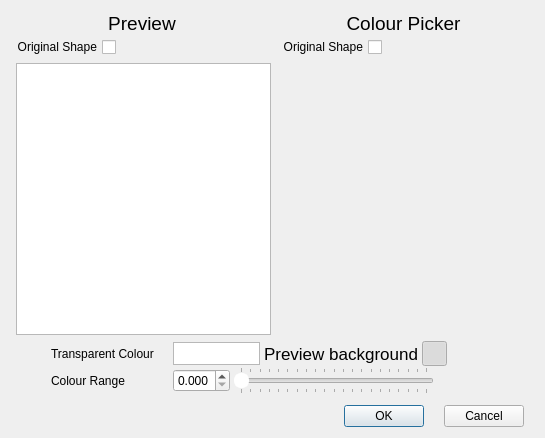
<?xml version="1.0" encoding="UTF-8"?>
<ui version="4.0">
 <class>BitmapTransparency_Dialog</class>
 <widget class="QDialog" name="BitmapTransparency_Dialog">
  <property name="geometry">
   <rect>
    <x>0</x>
    <y>0</y>
    <width>545</width>
    <height>438</height>
   </rect>
  </property>
  <property name="sizePolicy">
   <sizepolicy hsizetype="Expanding" vsizetype="Expanding">
    <horstretch>0</horstretch>
    <verstretch>0</verstretch>
   </sizepolicy>
  </property>
  <property name="minimumSize">
   <size>
    <width>545</width>
    <height>438</height>
   </size>
  </property>
  <property name="maximumSize">
   <size>
    <width>20000</width>
    <height>20000</height>
   </size>
  </property>
  <property name="baseSize">
   <size>
    <width>545</width>
    <height>438</height>
   </size>
  </property>
  <property name="windowTitle">
   <string>Dialog</string>
  </property>
  <layout class="QVBoxLayout" name="verticalLayout">
   <property name="spacing">
    <number>1</number>
   </property>
   <item>
    <layout class="QHBoxLayout" name="horizontalLayout_5" stretch="1,1">
     <property name="spacing">
      <number>0</number>
     </property>
     <property name="leftMargin">
      <number>0</number>
     </property>
     <property name="topMargin">
      <number>1</number>
     </property>
     <property name="rightMargin">
      <number>0</number>
     </property>
     <property name="bottomMargin">
      <number>1</number>
     </property>
     <item>
      <widget class="QLabel" name="label_3">
       <property name="sizePolicy">
        <sizepolicy hsizetype="Expanding" vsizetype="Expanding">
         <horstretch>0</horstretch>
         <verstretch>0</verstretch>
        </sizepolicy>
       </property>
       <property name="minimumSize">
        <size>
         <width>200</width>
         <height>23</height>
        </size>
       </property>
       <property name="maximumSize">
        <size>
         <width>16777215</width>
         <height>23</height>
        </size>
       </property>
       <property name="font">
        <font>
         <pointsize>14</pointsize>
        </font>
       </property>
       <property name="text">
        <string>Preview</string>
       </property>
       <property name="alignment">
        <set>Qt::AlignCenter</set>
       </property>
      </widget>
     </item>
     <item>
      <widget class="QLabel" name="label_4">
       <property name="minimumSize">
        <size>
         <width>200</width>
         <height>23</height>
        </size>
       </property>
       <property name="maximumSize">
        <size>
         <width>16777215</width>
         <height>23</height>
        </size>
       </property>
       <property name="font">
        <font>
         <pointsize>14</pointsize>
        </font>
       </property>
       <property name="text">
        <string>Colour Picker</string>
       </property>
       <property name="alignment">
        <set>Qt::AlignCenter</set>
       </property>
      </widget>
     </item>
    </layout>
   </item>
   <item>
    <layout class="QHBoxLayout" name="horizontalLayout_6">
     <property name="spacing">
      <number>1</number>
     </property>
     <item>
      <widget class="QCheckBox" name="_104">
       <property name="layoutDirection">
        <enum>Qt::RightToLeft</enum>
       </property>
       <property name="text">
        <string>Original Shape</string>
       </property>
      </widget>
     </item>
     <item>
      <spacer name="horizontalSpacer">
       <property name="orientation">
        <enum>Qt::Horizontal</enum>
       </property>
       <property name="sizeHint" stdset="0">
        <size>
         <width>160</width>
         <height>20</height>
        </size>
       </property>
      </spacer>
     </item>
     <item>
      <widget class="QCheckBox" name="_105">
       <property name="enabled">
        <bool>true</bool>
       </property>
       <property name="layoutDirection">
        <enum>Qt::RightToLeft</enum>
       </property>
       <property name="text">
        <string>Original Shape</string>
       </property>
      </widget>
     </item>
     <item>
      <spacer name="horizontalSpacer_7">
       <property name="orientation">
        <enum>Qt::Horizontal</enum>
       </property>
       <property name="sizeHint" stdset="0">
        <size>
         <width>50</width>
         <height>20</height>
        </size>
       </property>
      </spacer>
     </item>
    </layout>
   </item>
   <item>
    <layout class="QHBoxLayout" name="horizontalLayout_4" stretch="1,1">
     <property name="spacing">
      <number>4</number>
     </property>
     <property name="leftMargin">
      <number>5</number>
     </property>
     <property name="topMargin">
      <number>5</number>
     </property>
     <property name="rightMargin">
      <number>5</number>
     </property>
     <property name="bottomMargin">
      <number>5</number>
     </property>
     <item>
      <widget class="QGraphicsView" name="_100">
       <property name="sizePolicy">
        <sizepolicy hsizetype="MinimumExpanding" vsizetype="MinimumExpanding">
         <horstretch>0</horstretch>
         <verstretch>0</verstretch>
        </sizepolicy>
       </property>
       <property name="minimumSize">
        <size>
         <width>250</width>
         <height>250</height>
        </size>
       </property>
       <property name="maximumSize">
        <size>
         <width>2000</width>
         <height>2000</height>
        </size>
       </property>
       <property name="baseSize">
        <size>
         <width>250</width>
         <height>250</height>
        </size>
       </property>
       <property name="acceptDrops">
        <bool>false</bool>
       </property>
       <property name="verticalScrollBarPolicy">
        <enum>Qt::ScrollBarAlwaysOff</enum>
       </property>
       <property name="horizontalScrollBarPolicy">
        <enum>Qt::ScrollBarAlwaysOff</enum>
       </property>
       <property name="interactive">
        <bool>false</bool>
       </property>
       <property name="sceneRect">
        <rectf>
         <x>0.000000000000000</x>
         <y>0.000000000000000</y>
         <width>250.000000000000000</width>
         <height>250.000000000000000</height>
        </rectf>
       </property>
       <property name="resizeAnchor">
        <enum>QGraphicsView::AnchorViewCenter</enum>
       </property>
      </widget>
     </item>
     <item>
      <widget class="QLabel" name="_200">
       <property name="sizePolicy">
        <sizepolicy hsizetype="MinimumExpanding" vsizetype="MinimumExpanding">
         <horstretch>0</horstretch>
         <verstretch>0</verstretch>
        </sizepolicy>
       </property>
       <property name="minimumSize">
        <size>
         <width>250</width>
         <height>250</height>
        </size>
       </property>
       <property name="maximumSize">
        <size>
         <width>2000</width>
         <height>2000</height>
        </size>
       </property>
       <property name="baseSize">
        <size>
         <width>250</width>
         <height>250</height>
        </size>
       </property>
       <property name="cursor">
        <cursorShape>CrossCursor</cursorShape>
       </property>
       <property name="toolTip">
        <string>Pick and drag here to choose a colour</string>
       </property>
       <property name="frameShape">
        <enum>QFrame::NoFrame</enum>
       </property>
       <property name="text">
        <string/>
       </property>
       <property name="pixmap">
        <pixmap resource="../RealCAD.qrc">:/images/ATTACHMENT-image.svg</pixmap>
       </property>
       <property name="scaledContents">
        <bool>true</bool>
       </property>
      </widget>
     </item>
    </layout>
   </item>
   <item>
    <layout class="QHBoxLayout" name="horizontalLayout_3">
     <property name="spacing">
      <number>4</number>
     </property>
     <item>
      <spacer name="horizontalSpacer_3">
       <property name="orientation">
        <enum>Qt::Horizontal</enum>
       </property>
       <property name="sizeType">
        <enum>QSizePolicy::Fixed</enum>
       </property>
       <property name="sizeHint" stdset="0">
        <size>
         <width>40</width>
         <height>20</height>
        </size>
       </property>
      </spacer>
     </item>
     <item>
      <widget class="QLabel" name="label_2">
       <property name="minimumSize">
        <size>
         <width>118</width>
         <height>23</height>
        </size>
       </property>
       <property name="maximumSize">
        <size>
         <width>16777215</width>
         <height>23</height>
        </size>
       </property>
       <property name="text">
        <string>Transparent Colour</string>
       </property>
      </widget>
     </item>
     <item>
      <widget class="QGraphicsView" name="_101">
       <property name="sizePolicy">
        <sizepolicy hsizetype="Preferred" vsizetype="Preferred">
         <horstretch>0</horstretch>
         <verstretch>0</verstretch>
        </sizepolicy>
       </property>
       <property name="minimumSize">
        <size>
         <width>87</width>
         <height>23</height>
        </size>
       </property>
       <property name="maximumSize">
        <size>
         <width>87</width>
         <height>23</height>
        </size>
       </property>
      </widget>
     </item>
     <item>
      <widget class="QLabel" name="previewback_label">
       <property name="font">
        <font>
         <pointsize>13</pointsize>
        </font>
       </property>
       <property name="text">
        <string>Preview background</string>
       </property>
       <property name="alignment">
        <set>Qt::AlignRight|Qt::AlignTrailing|Qt::AlignVCenter</set>
       </property>
      </widget>
     </item>
     <item>
      <widget class="QPushButton" name="_1011">
       <property name="minimumSize">
        <size>
         <width>25</width>
         <height>25</height>
        </size>
       </property>
       <property name="maximumSize">
        <size>
         <width>25</width>
         <height>25</height>
        </size>
       </property>
       <property name="baseSize">
        <size>
         <width>20</width>
         <height>20</height>
        </size>
       </property>
       <property name="font">
        <font>
         <family>Lucida Grande</family>
         <pointsize>10</pointsize>
        </font>
       </property>
       <property name="toolTip">
        <string>Change preview background</string>
       </property>
       <property name="text">
        <string notr="true"/>
       </property>
       <property name="icon">
        <iconset resource="../RealCAD.qrc">
         <normaloff>:/images/TranspBack1-off.png</normaloff>
         <normalon>:/images/TranspBack1.png</normalon>:/images/TranspBack1-off.png</iconset>
       </property>
       <property name="iconSize">
        <size>
         <width>21</width>
         <height>21</height>
        </size>
       </property>
       <property name="checkable">
        <bool>true</bool>
       </property>
       <property name="checked">
        <bool>true</bool>
       </property>
       <property name="autoExclusive">
        <bool>true</bool>
       </property>
       <property name="autoDefault">
        <bool>false</bool>
       </property>
       <property name="flat">
        <bool>true</bool>
       </property>
      </widget>
     </item>
     <item>
      <widget class="QPushButton" name="_1012">
       <property name="minimumSize">
        <size>
         <width>25</width>
         <height>25</height>
        </size>
       </property>
       <property name="maximumSize">
        <size>
         <width>25</width>
         <height>25</height>
        </size>
       </property>
       <property name="baseSize">
        <size>
         <width>20</width>
         <height>20</height>
        </size>
       </property>
       <property name="font">
        <font>
         <family>Lucida Grande</family>
         <pointsize>10</pointsize>
        </font>
       </property>
       <property name="toolTip">
        <string>Change preview background</string>
       </property>
       <property name="text">
        <string notr="true"/>
       </property>
       <property name="icon">
        <iconset resource="../RealCAD.qrc">
         <normaloff>:/images/TranspBack2-off.png</normaloff>
         <normalon>:/images/TranspBack2.png</normalon>:/images/TranspBack2-off.png</iconset>
       </property>
       <property name="iconSize">
        <size>
         <width>21</width>
         <height>21</height>
        </size>
       </property>
       <property name="checkable">
        <bool>true</bool>
       </property>
       <property name="autoExclusive">
        <bool>true</bool>
       </property>
       <property name="autoDefault">
        <bool>false</bool>
       </property>
       <property name="flat">
        <bool>true</bool>
       </property>
      </widget>
     </item>
     <item>
      <widget class="QPushButton" name="_1013">
       <property name="minimumSize">
        <size>
         <width>25</width>
         <height>25</height>
        </size>
       </property>
       <property name="maximumSize">
        <size>
         <width>25</width>
         <height>25</height>
        </size>
       </property>
       <property name="baseSize">
        <size>
         <width>20</width>
         <height>20</height>
        </size>
       </property>
       <property name="font">
        <font>
         <family>Lucida Grande</family>
         <pointsize>10</pointsize>
        </font>
       </property>
       <property name="toolTip">
        <string>Change preview background</string>
       </property>
       <property name="text">
        <string notr="true"/>
       </property>
       <property name="icon">
        <iconset resource="../RealCAD.qrc">
         <normaloff>:/images/TranspBack3-off.png</normaloff>
         <normalon>:/images/TranspBack3.png</normalon>:/images/TranspBack3-off.png</iconset>
       </property>
       <property name="iconSize">
        <size>
         <width>21</width>
         <height>21</height>
        </size>
       </property>
       <property name="checkable">
        <bool>true</bool>
       </property>
       <property name="autoExclusive">
        <bool>true</bool>
       </property>
       <property name="autoDefault">
        <bool>false</bool>
       </property>
       <property name="flat">
        <bool>true</bool>
       </property>
      </widget>
     </item>
     <item>
      <spacer name="horizontalSpacer_6">
       <property name="orientation">
        <enum>Qt::Horizontal</enum>
       </property>
       <property name="sizeHint" stdset="0">
        <size>
         <width>40</width>
         <height>20</height>
        </size>
       </property>
      </spacer>
     </item>
    </layout>
   </item>
   <item>
    <layout class="QHBoxLayout" name="horizontalLayout_2">
     <property name="spacing">
      <number>4</number>
     </property>
     <property name="sizeConstraint">
      <enum>QLayout::SetDefaultConstraint</enum>
     </property>
     <property name="topMargin">
      <number>0</number>
     </property>
     <property name="bottomMargin">
      <number>0</number>
     </property>
     <item>
      <spacer name="horizontalSpacer_5">
       <property name="orientation">
        <enum>Qt::Horizontal</enum>
       </property>
       <property name="sizeType">
        <enum>QSizePolicy::Fixed</enum>
       </property>
       <property name="sizeHint" stdset="0">
        <size>
         <width>40</width>
         <height>20</height>
        </size>
       </property>
      </spacer>
     </item>
     <item>
      <widget class="QLabel" name="label">
       <property name="minimumSize">
        <size>
         <width>118</width>
         <height>23</height>
        </size>
       </property>
       <property name="maximumSize">
        <size>
         <width>16777215</width>
         <height>23</height>
        </size>
       </property>
       <property name="text">
        <string>Colour Range</string>
       </property>
      </widget>
     </item>
     <item>
      <widget class="QDoubleSpinBox" name="_102">
       <property name="decimals">
        <number>3</number>
       </property>
       <property name="maximum">
        <double>1.000000000000000</double>
       </property>
       <property name="singleStep">
        <double>0.001000000000000</double>
       </property>
      </widget>
     </item>
     <item>
      <widget class="QSlider" name="_103">
       <property name="minimumSize">
        <size>
         <width>200</width>
         <height>27</height>
        </size>
       </property>
       <property name="maximumSize">
        <size>
         <width>150</width>
         <height>27</height>
        </size>
       </property>
       <property name="styleSheet">
        <string notr="true">QSlider::handle {
      background-color: white;
      border: 2px solid white;
      border-radius: 7px; 
}</string>
       </property>
       <property name="maximum">
        <number>100</number>
       </property>
       <property name="singleStep">
        <number>1</number>
       </property>
       <property name="pageStep">
        <number>5</number>
       </property>
       <property name="orientation">
        <enum>Qt::Horizontal</enum>
       </property>
       <property name="tickPosition">
        <enum>QSlider::TicksBothSides</enum>
       </property>
       <property name="tickInterval">
        <number>5</number>
       </property>
      </widget>
     </item>
     <item>
      <spacer name="horizontalSpacer_4">
       <property name="orientation">
        <enum>Qt::Horizontal</enum>
       </property>
       <property name="sizeType">
        <enum>QSizePolicy::MinimumExpanding</enum>
       </property>
       <property name="sizeHint" stdset="0">
        <size>
         <width>40</width>
         <height>20</height>
        </size>
       </property>
      </spacer>
     </item>
    </layout>
   </item>
   <item>
    <layout class="QHBoxLayout" name="horizontalLayout">
     <property name="spacing">
      <number>20</number>
     </property>
     <property name="leftMargin">
      <number>10</number>
     </property>
     <property name="topMargin">
      <number>10</number>
     </property>
     <property name="rightMargin">
      <number>10</number>
     </property>
     <item>
      <spacer name="horizontalSpacer_2">
       <property name="orientation">
        <enum>Qt::Horizontal</enum>
       </property>
       <property name="sizeHint" stdset="0">
        <size>
         <width>40</width>
         <height>20</height>
        </size>
       </property>
      </spacer>
     </item>
     <item>
      <widget class="QPushButton" name="_1">
       <property name="text">
        <string>     OK     </string>
       </property>
      </widget>
     </item>
     <item>
      <widget class="QPushButton" name="_2">
       <property name="text">
        <string>Cancel</string>
       </property>
      </widget>
     </item>
    </layout>
   </item>
  </layout>
 </widget>
 <tabstops>
  <tabstop>_101</tabstop>
  <tabstop>_103</tabstop>
  <tabstop>_102</tabstop>
  <tabstop>_1</tabstop>
  <tabstop>_2</tabstop>
  <tabstop>_100</tabstop>
 </tabstops>
 <resources>
  <include location="../RealCAD.qrc"/>
 </resources>
 <connections/>
</ui>
